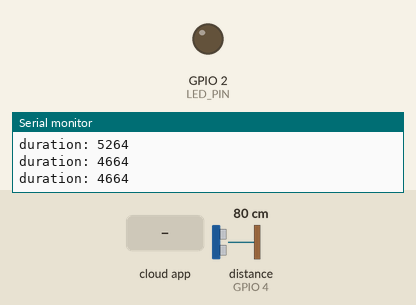
Simulated run of this sketch. Board: ESP32. On the bench: output pins drawn as LEDs (lit = HIGH), the last lines printed to the serial monitor. Wiring (inferred from the names in the program): ultrasonic range finder: trigger GPIO 5; echo GPIO 4. Dashed ring = blinking. Inputs (shaded band) come from the test bench; at power-on: distance to the obstacle (sensor on GPIO 4) 80 cm. The echo pulse lasts 58.3 µs per cm; WiFi joins after 1.5 s; servers stay silent unless stated; nothing arrives over Bluetooth unless stated; a phone connects over Bluetooth LE 3 s after start; pins used as bus, display or sensor lines are not drawn.

Above: at 1.2 s.
1.3 s: the phone or cloud app sets led to 1
At 2.05 s:
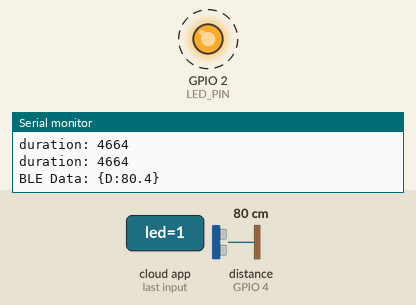
4.3 s: the phone or cloud app sets led to 0
At 4.6 s:
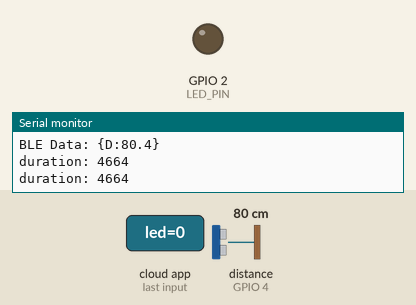
Timing chart, 0 to 7.3 s (numbered marks = the images above; inputs shaded):
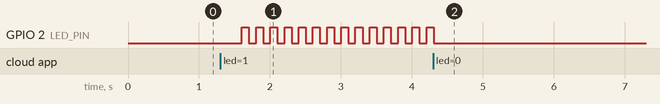

The sketch:

Untitled_jun07a.ino
```cpp
#include "arduino_secrets.h"
#include "thingProperties.h"

///ble
#include <BLEDevice.h>
#include <BLEUtils.h>
#include <BLEAdvertising.h>
#define SERVICE_UUID "4fafc201-1fb5-459e-8fcc-c5c9c331914b"
#define CHAR_UUID "beb5483e-36e1-4688-b7f5-ea07361b26a8"

BLECharacteristic *pChar;

const int LED_PIN = 2;
const int TRIG_PIN = 5;
const int ECHO_PIN = 4;


void ledTask(void *p) {

  while (true) {
    digitalWrite(LED_PIN, led ? HIGH : LOW);
    vTaskDelay(100 / portTICK_PERIOD_MS);
    digitalWrite(LED_PIN, LOW);
    vTaskDelay(100 / portTICK_PERIOD_MS);
  }
}

void bleTask(void *p) {
  while (true) {

    String data = "{D:" + String(distance, 1) + "}";

    pChar->setValue(data.c_str());
    pChar->notify();  // Push to connected clients

    Serial.print("BLE Data: ");
    Serial.println(data);

    vTaskDelay(pdMS_TO_TICKS(2000));
  }
}

void distanceTask(void *p) {
  while (true) {

    digitalWrite(TRIG_PIN, LOW);
    delayMicroseconds(2);
    digitalWrite(TRIG_PIN, HIGH);
    delayMicroseconds(10);
    digitalWrite(TRIG_PIN, LOW);

    long duration = pulseIn(ECHO_PIN, HIGH, 30000);
    if (duration > 0) {
      distance = duration / 58.0;
    }
    // Serial.print("Distance in CM is ");
    Serial.print("duration: ");
    Serial.println(duration);

    vTaskDelay(300 / portTICK_PERIOD_MS);
  }
}

void setup() {
  // Initialize serial and wait for port to open:
  Serial.begin(115200);

  // This delay gives the chance to wait for a Serial Monitor without blocking if none is found
  while (!Serial) {
    delay(10);
  }

  // Serial.println("--- SYSTEM START ---");
  Serial.println("--- SESSION 10 BLE ---");

  //Initialize BLE device and server
  BLEDevice::init("RoboGreeno-ESP32");  // Device name
  BLEServer *pServer = BLEDevice::createServer();

  // Create a Service and Characteristic
  BLEService *pService = pServer->createService(SERVICE_UUID);
  pChar = pService->createCharacteristic(
    CHAR_UUID,
    BLECharacteristic::PROPERTY_READ | BLECharacteristic::PROPERTY_NOTIFY);
  pChar->setValue("Temp:25.0 Hum:60.0");  // Initial value
  pService->start();

  // Start advertising
  BLEAdvertising *pAdv = BLEDevice::getAdvertising();
  pAdv->addServiceUUID(SERVICE_UUID);
  pAdv->setScanResponse(true);
  BLEDevice::startAdvertising();
  Serial.println("BLE advertising started!");


  pinMode(LED_PIN, OUTPUT);
  pinMode(TRIG_PIN, OUTPUT);
  pinMode(ECHO_PIN, INPUT);

  xTaskCreate(ledTask, "LED", 2000, NULL, 1, NULL);
  xTaskCreate(distanceTask, "distance", 5000, NULL, 1, NULL);
  xTaskCreate(bleTask, "BLE", 4096, NULL, 1, NULL);


  // Defined in thingProperties.h
  initProperties();

  // Connect to Arduino IoT Cloud
  ArduinoCloud.begin(ArduinoIoTPreferredConnection);

  setDebugMessageLevel(2);
  ArduinoCloud.printDebugInfo();
}

void loop() {
  ArduinoCloud.update();
  // Your code here
}

void onLedChange() {
}
```

arduino_secrets.h
```cpp
#define SECRET_DEVICE_KEY "HXEEKi5ZAWYeRV3dv6bUg7e9S"
#define SECRET_OPTIONAL_PASS "90227714"
#define SECRET_SSID "ZONG MBB-E5573-24A2"
```

thingProperties.h
```cpp
// Code generated by Arduino IoT Cloud, DO NOT EDIT.

#include <ArduinoIoTCloud.h>
#include <Arduino_ConnectionHandler.h>

const char DEVICE_LOGIN_NAME[] = "6b19efa0-9505-4041-ae51-5d0a3e626724";

const char SSID[] = SECRET_SSID;              // Network SSID (name)
const char PASS[] = SECRET_OPTIONAL_PASS;     // Network password (use for WPA, or use as key for WEP)
const char DEVICE_KEY[] = SECRET_DEVICE_KEY;  // Secret device password

void onLedChange();

float distance;
bool led;

void initProperties() {

  ArduinoCloud.setBoardId(DEVICE_LOGIN_NAME);
  ArduinoCloud.setSecretDeviceKey(DEVICE_KEY);
  ArduinoCloud.addProperty(distance, READ, ON_CHANGE, NULL);
  ArduinoCloud.addProperty(led, READWRITE, ON_CHANGE, onLedChange);
}

WiFiConnectionHandler ArduinoIoTPreferredConnection(SSID, PASS);
```

Measured:
- after the input at 1.3 s, GPIO 2 (LED_PIN): alternates HIGH for 0.10 s and LOW for 0.10 s, starting after 0.30 s
- after the input at 4.3 s, GPIO 2 (LED_PIN): goes on until 4.3 s, then stays LOW
